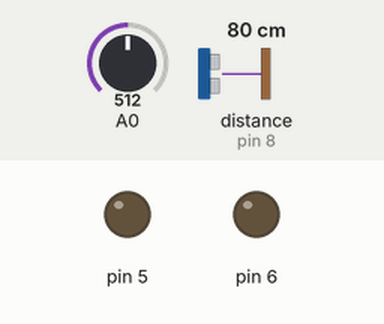
Bench run of a sketch on a simulated Arduino Uno, built for the host (arithmetic inside an expression is 32-bit, double 64-bit). Parts: output pins drawn as LEDs (lit = HIGH). Wiring (inferred from the names in the program): ultrasonic range finder: trigger pin 7; echo pin 8. The test bench sets the inputs (shaded band); at power-on: A0 = 512, distance to the obstacle (sensor on pin 8) 80 cm. The echo pulse lasts 58.3 µs per cm; WiFi joins after 1.5 s; servers stay silent unless stated; uploads are accepted with an empty reply; pins used as bus, display or sensor lines are not drawn; what the sketch prints to the serial monitor is not drawn.

Above: at 0.0 s.
At 2.6 s:
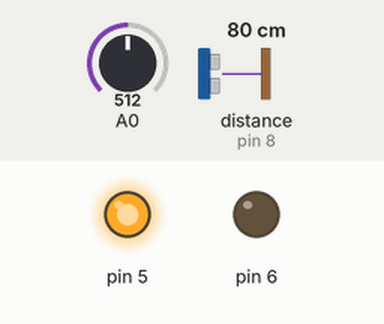
At 3.8 s:
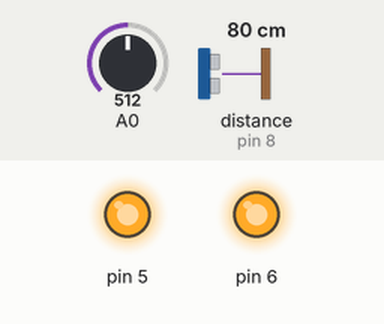
Timing chart, 0 to 5.3 s (numbered marks = the images above):
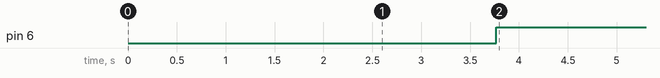

The sketch:

ArduinoDoorSecurity.ino
```cpp
#include <SPI.h>
#include <Ethernet.h>
#include <math.h>
byte mac[] = { 0xDE, 0xAC, 0xBA, 0xEA, 0xFE, 0xED };
char server[] = "api.thingspeak.com";    // name address for Thingspeak.com (using DNS)
IPAddress ip(192,168,1,177);
long lastConnectionTime = 0;
const int updateInterval = 30;
boolean lastConnected=false;
const int pingPin = 8;
const int trigPin = 7;

double Thermister(int RawADC) {
 double Temp;
 Temp = log(((10240000/RawADC) - 10000));
 Temp = 1 / (0.001129148 + (0.000234125 + (0.0000000876741 * Temp * Temp ))* Temp );
 Temp = Temp - 273.15;              // Convert Kelvin to Celsius
 return Temp;
}

long microsecondsToInches(long microseconds)
{
  // According to Parallax's datasheet for the PING))), there are
  // 73.746 microseconds per inch (i.e. sound travels at 1130 feet per
  // second).  This gives the distance travelled by the ping, outbound
  // and return, so we divide by 2 to get the distance of the obstacle.
  // See: http://www.parallax.com/dl/docs/prod/acc/28015-PING-v1.3.pdf
  return microseconds / 74 / 2;
}

long microsecondsToCentimeters(long microseconds)
{
  // The speed of sound is 340 m/s or 29 microseconds per centimeter.
  // The ping travels out and back, so to find the distance of the
  // object we take half of the distance travelled.
  return microseconds / 29 / 2;
}

void setup() {

  if (Ethernet.begin(mac) == 0) {
    Ethernet.begin(mac, ip);
  }
   delay(1000);
   pinMode(5, OUTPUT);
   digitalWrite(5,HIGH);
   pinMode(trigPin, OUTPUT);
   pinMode(pingPin, INPUT);
   pinMode(6,OUTPUT);
   Serial.begin(9600);
   delay(1000);
}

int st=0;
void loop()
{
  double c=Thermister(analogRead(A0));
  static char outstr[15];
  dtostrf(c,6,2,outstr);
  String celcius(outstr);
  if(((millis() - lastConnectionTime) * 1000) > updateInterval)
  {
    updateData("data="+ celcius+"&status="+String(st,DEC));
  }

  long duration, inches, cm;

  digitalWrite(trigPin, LOW);
  delayMicroseconds(2);
  digitalWrite(trigPin, HIGH);
  delayMicroseconds(5);
  digitalWrite(trigPin, LOW);
  duration = pulseIn(pingPin, HIGH);
  inches = microsecondsToInches(duration);
  cm = microsecondsToCentimeters(duration);
  if(cm>25)
  {
    st=1;
    digitalWrite(6,HIGH);
        updateData("data="+ celcius+"&status="+String(st,DEC));
  }
  else
  {
    st=0;
    digitalWrite(6,LOW);
  }
  Serial.print(cm);
  Serial.print("cm");
  Serial.println();
  delay(1000);
}

void updateData(String data)
{
  EthernetClient client;
  if (client.connect(server, 80)) {
    String content=data;
    // Make a HTTP request:
    client.print("POST /apps/thinghttp/send_request HTTP/1.1\n");
    client.print("Host: api.thingspeak.com\n");
    client.print("Connection: close\n");
    client.print("X-THINGSPEAKAPIKEY: EJ0CYPZO9LB66YPX\n");
    client.print("Content-Type: application/x-www-form-urlencoded\n");
    client.print("Content-Length: ");
    client.print(data.length());
    client.print("\n\n");
    client.print(data);
    lastConnectionTime = millis();

      if (client.available()) {
        char c = client.read();
      }
      client.stop();
  }
  else {
    // ok you didn't get a connection to the server: do something to handle this
  }
}
```

Measured:
- by itself, pin 6: LOW → HIGH at 3.8 s
